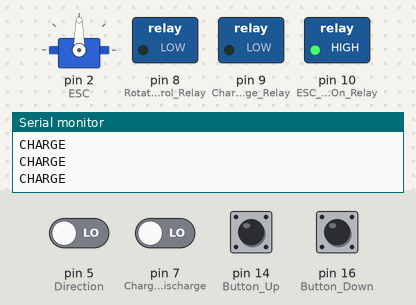
Recording of a sketch running on a simulated Arduino Uno, built with avr-gcc and run on an emulated ATmega328P. Parts: servo, switched loads named in the sketch (green lamp = pin HIGH), the last lines printed to the serial monitor. The test bench sets the inputs (shaded band); at power-on: pin 14 (Button_Up), pin 16 (Button_Down) HIGH, pin 5 (Direction), pin 7 (Charge_Discharge) LOW.

Above: at 2.2 s.
2.3 s: pin 5 (Direction) driven HIGH
At 2.8 s:
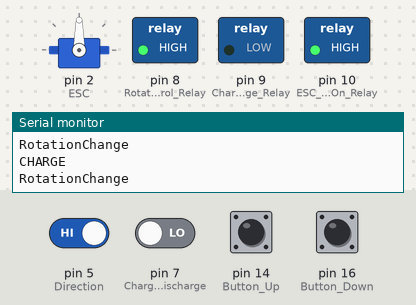
3.8 s: pin 14 (Button_Up) pulled LOW for 0.15 s
At 5.3 s:
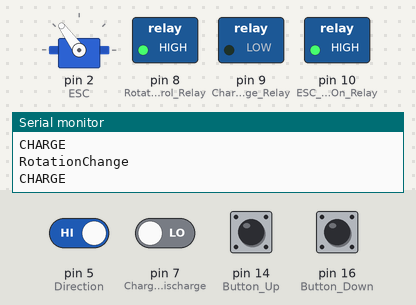
5.6 s: pin 16 (Button_Down) pulled LOW for 0.15 s
At 7.1 s:
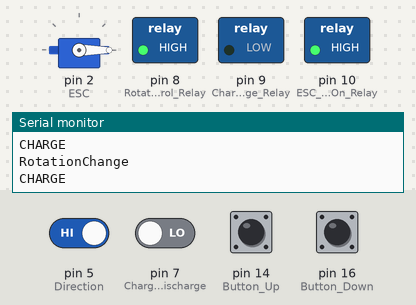
7.4 s: pin 5 (Direction) driven LOW
At 8.6 s:
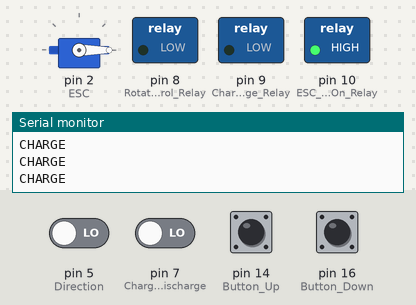
8.9 s: pin 14 (Button_Up) pulled LOW for 1 s
At 9.8 s:
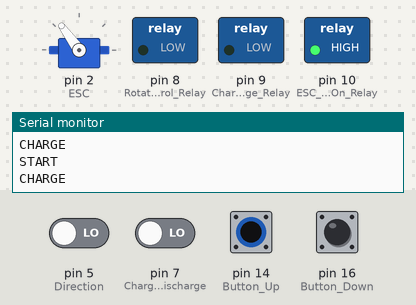
11.4 s: pin 7 (Charge_Discharge) driven HIGH
Timing chart, 0 to 14.3 s (numbered marks = the images above; inputs shaded):
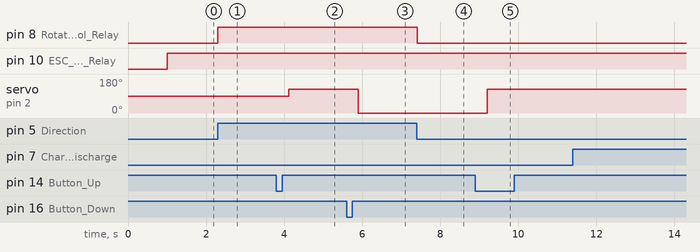

Measured:
- after the input at 2.3 s, pin 8 (Rotation_Control_Relay): LOW → HIGH at once
- after the input at 3.8 s, servo on pin 2 (ESC): 90° → 126° after 0.32 s
- after the input at 5.6 s, servo on pin 2 (ESC): 126° → 0° after 0.30 s
- after the input at 7.4 s, pin 8 (Rotation_Control_Relay): HIGH → LOW at once
- after the input at 8.9 s, servo on pin 2 (ESC): 0° → 126° after 0.30 s

The sketch:

sketch_may27a.ino
```cpp
// ---------------------------------------------------------------------------
#include <Servo.h>
// ---------------------------------------------------------------------------
// Customize here pulse lengths as needed
#define MIN_PULSE_LENGTH 1000 // Minimum pulse length in µs
#define MAX_PULSE_LENGTH 2000 // Maximum pulse length in µs
#define Button_Up 14
#define Button_Down 16
#define Charge_Discharge 7
#define Direction 5
#define Rotation_Control_Relay 8
#define Charge_Discharge_Relay 9

#define INT0 3
#define INT1 2
//#define INT2 0
//#define INT3 1
//#define INT4 7

#define tx_pin 1
#define rx_pin 0

#define ESC_PowerOn_Relay 10

// ---------------------------------------------------------------------------
Servo ESC;
int data;
// ---------------------------------------------------------------------------
int Pulse_Length = 0;
bool ESC_ON = 0;
//   Initialisation routine
//*/
void setup() {

  Serial.begin(9600);

  ESC.attach(2, MIN_PULSE_LENGTH, MAX_PULSE_LENGTH);


  pinMode(Button_Up, INPUT_PULLUP);
  pinMode(Button_Down, INPUT_PULLUP);

  pinMode(Charge_Discharge, INPUT);
  pinMode(Direction, INPUT);

  pinMode(Charge_Discharge_Relay, OUTPUT);
  pinMode(Rotation_Control_Relay, OUTPUT);

  pinMode(ESC_PowerOn_Relay, OUTPUT);

  //attachInterrupt(digitalPinToInterrupt(INT0), ESC_TOGGLE, RISING);

  //attachInterrupt(digitalPinToInterrupt(Button_Up), Motor_Up, FALLING);
  //attachInterrupt(digitalPinToInterrupt(Button_Down), Motor_Down, FALLING);

  //Serial.println("Input Pulse Time :");
  //displayInstructions();
  //digitalWrite(ESC_PowerOn_Relay, HIGH);
  digitalWrite(ESC_PowerOn_Relay, LOW);

  delay(1000);

  //ESC.writeMicroseconds(1600);
}
/**
   Main function
*/
void loop() {

  //ESC.writeMicroseconds(Pulse_Length);

  if (digitalRead(Button_Up) == LOW){
    Motor_Start();
    //digitalWrite(ESC_PowerOn_Relay, HIGH);
  }
  else
    //digitalWrite(ESC_PowerOn_Relay, LOW);


  if (digitalRead(Button_Down) == LOW){
    Motor_Stop();
    //digitalWrite(ESC_PowerOn_Relay, LOW);
  }


  if (digitalRead(Charge_Discharge) == HIGH) {
    Serial.println("DISCHARGE");
    digitalWrite(Charge_Discharge_Relay, HIGH);
    digitalWrite(ESC_PowerOn_Relay, LOW);
  }
  else
    Serial.println("CHARGE");

    digitalWrite(Charge_Discharge_Relay, LOW);
    digitalWrite(ESC_PowerOn_Relay, HIGH);


  if (digitalRead(Direction) == HIGH) {
    digitalWrite(Rotation_Control_Relay, HIGH);
    Serial.println("RotationChange");
  }
  else
    digitalWrite(Rotation_Control_Relay, LOW);

  //Serial.println(Pulse_Length);
  //delay(100);

}
void Motor_Start(){
  delay(300);
    Serial.println("START");
    Pulse_Length = 1700;
    ESC.writeMicroseconds(Pulse_Length);
  delay(300);
}
void Motor_Stop(){

    delay(300);
    Serial.println("STOP");
    Pulse_Length = 0;
    ESC.writeMicroseconds(Pulse_Length);
  delay(300);
}
void ESC_TOGGLE(){

}
```
